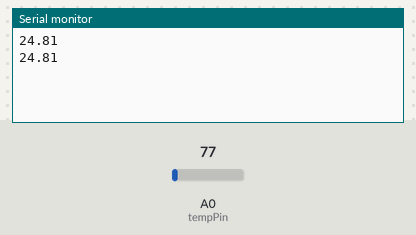
A sketch run on a simulated ESP8266 (NodeMCU). Shown: the last lines printed to the serial monitor. The inputs (shaded band) are chosen by the test bench; at power-on: A0 (tempPin) = 77. WiFi joins after 1.5 s; servers stay silent unless stated.

Above: at 3.0 s.
3.1 s: A0 (tempPin) set to 92
At 4.4 s:
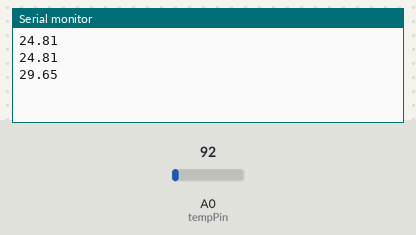
4.6 s: A0 (tempPin) set to 107
At 5.6 s:
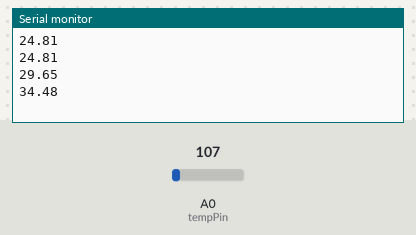
Timing chart, 0 to 7.6 s (numbered marks = the images above; inputs shaded):
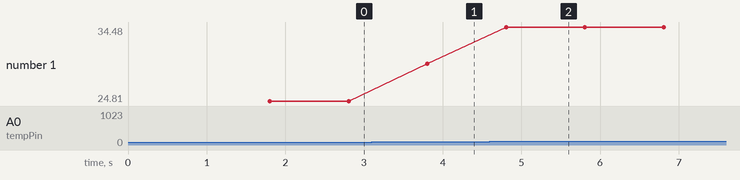

The sketch:

Blynk_LDR.ino
```cpp
#define BLYNK_PRINT Serial
#include <ESP8266WiFi.h>
#include <BlynkSimpleEsp8266.h>

int val;
int tempPin = A0;
char auth[] = "hosEitmcOMgVentoZ17g0jPdGot_tWYX";
char ssid[] = "Codermaker";
char pass[] = "babi1pal";

void setup() {
Serial.begin(115200);
pinMode(A0,INPUT);
Blynk.begin(auth, ssid, pass);
}

void loop()
{
Blynk.run();
val = analogRead(tempPin);
  float mv = ( val / 1024.0) * 3300;
 float cel = mv / 10;

  Serial.println(cel);
  {
    Blynk.virtualWrite(V0,cel);
    Blynk.run();
    delay(1000);
  }
}
```

Measured:
- after the input at 3.1 s, the serial monitor: prints a new line after 0.71 s (image 1)
- after the input at 4.6 s, the serial monitor: prints a new line after 0.21 s (image 2)
- plotted number 1: 24.81 → 29.65 after the input at 3.1 s, 29.65 → 34.48 after the input at 4.6 s
